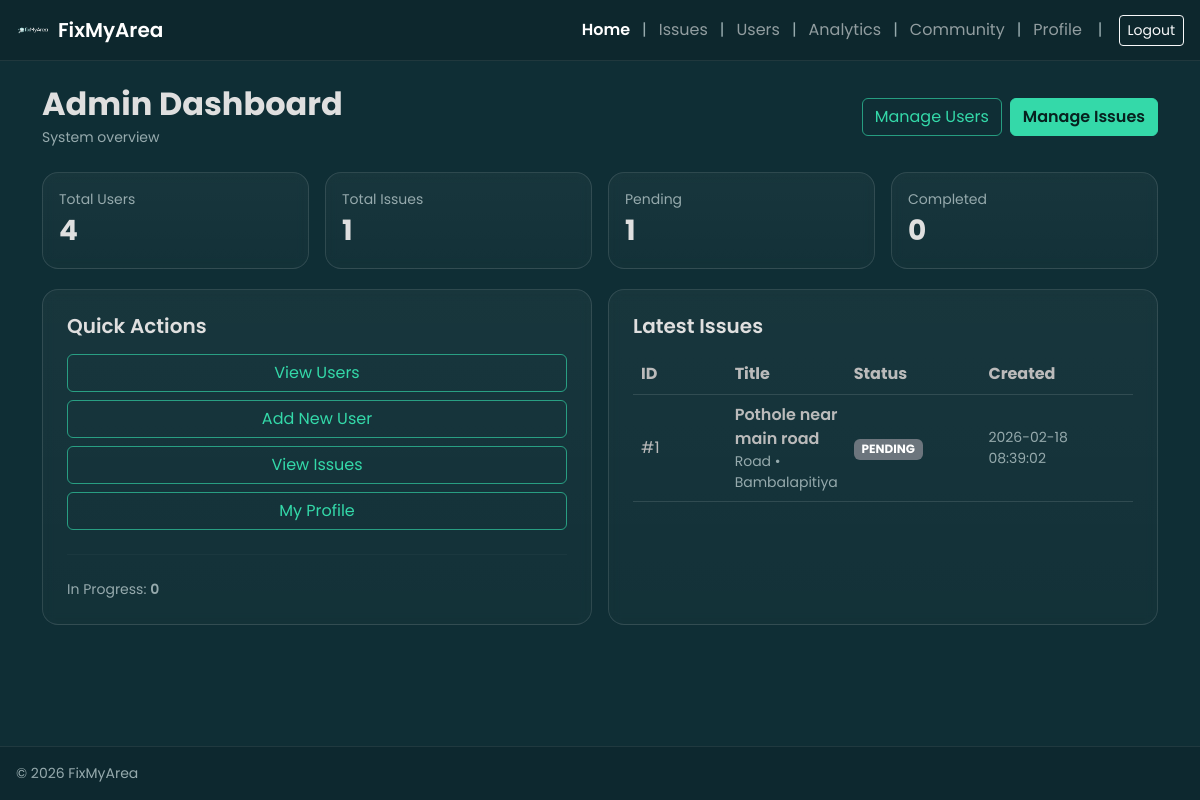
The app's page /admin/home.php (signed in) with its own data.
### tables this page shows
CREATE TABLE issues (
  issue_id INT AUTO_INCREMENT PRIMARY KEY,
  reporter_user_id INT NOT NULL,
  area_id INT NOT NULL,
  category_id INT NULL,

  title VARCHAR(200) NOT NULL,
  description TEXT NOT NULL,
  lat DECIMAL(10,7) NOT NULL,
  lng DECIMAL(10,7) NOT NULL,

  status ENUM('PENDING','ASSIGNED','IN_PROGRESS','COMPLETED','CLOSED','REOPENED','REJECTED')
    NOT NULL DEFAULT 'PENDING',

  created_at TIMESTAMP NOT NULL DEFAULT CURRENT_TIMESTAMP,

  CONSTRAINT fk_issues_reporter
    FOREIGN KEY (reporter_user_id) REFERENCES users(user_id)
    ON UPDATE CASCADE
    ON DELETE RESTRICT,

  CONSTRAINT fk_issues_area
    FOREIGN KEY (area_id) REFERENCES areas(area_id)
    ON UPDATE CASCADE
    ON DELETE RESTRICT,

  CONSTRAINT fk_issues_category
    FOREIGN KEY (category_id) REFERENCES issue_categories(category_id)
    ON UPDATE CASCADE
    ON DELETE SET NULL
);

CREATE TABLE issue_categories (
  category_id INT AUTO_INCREMENT PRIMARY KEY,
  category_name VARCHAR(100) NOT NULL UNIQUE,
  created_at TIMESTAMP NOT NULL DEFAULT CURRENT_TIMESTAMP
);

CREATE TABLE areas (
  area_id INT AUTO_INCREMENT PRIMARY KEY,
  area_name VARCHAR(100) NOT NULL UNIQUE,
  created_at TIMESTAMP NOT NULL DEFAULT CURRENT_TIMESTAMP
);

### admin/home.php (the view, shortened to what this page needs)
<?php
require_once __DIR__ . '/../config/db.php';
require_once __DIR__ . '/../includes/header.php';
$navApp = __DIR__ . '/../includes/navbar_app.php';
if (file_exists($navApp)) {
    require_once $navApp;
} else {
    require_once __DIR__ . '/../includes/navbar.php';
}
function countTable(PDO $pdo, string $table): int {
    $st = $pdo->query("SELECT COUNT(*) FROM `$table`");
    return (int)$st->fetchColumn();
}
function countIssuesByStatus(PDO $pdo, array $statuses): int {
    $in = implode(',', array_fill(0, count($statuses), '?'));
    $st = $pdo->prepare("SELECT COUNT(*) FROM issues WHERE status IN ($in)");
    $st->execute($statuses);
    return (int)$st->fetchColumn();
}
$totalUsers  = countTable($pdo, 'users');
$totalIssues = countTable($pdo, 'issues');
$pending   = countIssuesByStatus($pdo, ['PENDING']);
$inProg    = countIssuesByStatus($pdo, ['IN_PROGRESS']);
$completed = countIssuesByStatus($pdo, ['COMPLETED', 'CLOSED']);
$st = $pdo->query("
    SELECT i.issue_id, i.title, i.status, i.created_at,
           a.area_name, c.category_name
    FROM issues i
    LEFT JOIN areas a ON a.area_id = i.area_id
    LEFT JOIN issue_categories c ON c.category_id = i.category_id
    ORDER BY i.created_at DESC
    LIMIT 5
");
$latest = $st->fetchAll(PDO::FETCH_ASSOC);
function h(?string $s): string {
    return htmlspecialchars((string)$s, ENT_QUOTES, 'UTF-8');
}
?>
<div class="container py-4 app-container">
  <div class="d-flex flex-column flex-md-row justify-content-between align-items-start align-items-md-center gap-2 mb-4">
    <div>
      <h2 class="fw-bold mb-1">Admin Dashboard</h2>
      <div class="text-muted small">System overview</div>
    </div>
    <div class="d-flex gap-2">
      <a class="btn btn-outline-brand" href="<?= BASE_URL ?>/admin/manage_users.php">Manage Users</a>
      <a class="btn btn-brand" href="<?= BASE_URL ?>/admin/manage_issues.php">Manage Issues</a>
    </div>
  </div>
  <div class="row g-3">
    <div class="col-12 col-md-6 col-lg-3">
      <div class="card-dark p-3">
        <div class="text-muted small">Total Users</div>
        <div class="fs-3 fw-bold"><?= $totalUsers ?></div>
      </div>
    </div>
    <div class="col-12 col-md-6 col-lg-3">
      <div class="card-dark p-3">
        <div class="text-muted small">Total Issues</div>
        <div class="fs-3 fw-bold"><?= $totalIssues ?></div>
      </div>
    </div>
    <div class="col-12 col-md-6 col-lg-3">
      <div class="card-dark p-3">
        <div class="text-muted small">Pending</div>
        <div class="fs-3 fw-bold"><?= $pending ?></div>
      </div>
    </div>
    <div class="col-12 col-md-6 col-lg-3">
      <div class="card-dark p-3">
        <div class="text-muted small">Completed</div>
        <div class="fs-3 fw-bold"><?= $completed ?></div>
      </div>
    </div>
  </div>
  <div class="row g-3 mt-1">
    <div class="col-12 col-lg-6">
      <div class="card-dark p-4 h-100">
        <h5 class="fw-semibold mb-3">Quick Actions</h5>
        <div class="d-grid gap-2">
          <a class="btn btn-outline-brand" href="<?= BASE_URL ?>/admin/manage_users.php">View Users</a>
          <a class="btn btn-outline-brand" href="<?= BASE_URL ?>/admin/add_user.php">Add New User</a>
          <a class="btn btn-outline-brand" href="<?= BASE_URL ?>/admin/manage_issues.php">View Issues</a>
          <a class="btn btn-outline-brand" href="<?= BASE_URL ?>/admin/profile.php">My Profile</a>
        </div>
        <hr style="border-color: rgba(241,246,246,0.10);" class="my-4">
        <div class="text-muted small">In Progress: <span class="fw-semibold"><?= $inProg ?></span></div>
      </div>
    </div>
    <div class="col-12 col-lg-6">
      <div class="card-dark p-4 h-100">
        <h5 class="fw-semibold mb-3">Latest Issues</h5>
        <?php if (empty($latest)): ?>
          <div class="text-muted">No issues yet.</div>
        <?php else: ?>
          <div class="table-responsive">
            <table class="table table-dark-custom align-middle mb-0">
              <thead>
                <tr>
                  <th style="width:100px;">ID</th>
                  <th>Title</th>
                  <th style="width:140px;">Status</th>
                  <th style="width:160px;">Created</th>
                </tr>
              </thead>
              <tbody>
                <?php foreach ($latest as $r): ?>
                  <tr>
                    <td>#<?= (int)$r['issue_id'] ?></td>
                    <td>
                      <div class="fw-semibold"><?= h($r['title']) ?></div>
                      <div class="small text-muted">
                        <?= h($r['category_name'] ?? '—') ?> • <?= h($r['area_name'] ?? '—') ?>
                      </div>
                    </td>
                    <td><span class="badge bg-secondary"><?= h($r['status']) ?></span></td>
                    <td class="text-muted small"><?= h($r['created_at']) ?></td>
                  </tr>
                <?php endforeach; ?>
              </tbody>
            </table>
          </div>
        <?php endif; ?>
      </div>
    </div>
  </div>
</div>
<?php require_once __DIR__ . '/../includes/footer_internal.php'; ?>

### public/assets/css/theme.css (style rules this page uses)
html, body { height:100%; margin:0; }
body { min-height:100vh; display:flex; flex-direction:column; font-family: "Poppins", system-ui, -apple-system, Segoe UI, Roboto, Arial, sans-serif; background: radial-gradient(1200px 800px at -301% 10%, var(--brand-700), var(--bg)); color: var(--text-700); }
.app-container { flex:1; }
:root { --brand-900:#12363D; --brand-800:#173C45; --brand-700:#234F51; --accent-500:#34D9A9; --accent-600:#34AB90; --text-100:#404040; --text-300:#B3D8D6; --muted-400:#96AAAD; --muted-600:#4F696E; --text-700: #dfdfdf; --text-800: #bbbbbb; --text-900: #999999; --bg:#0F2E35; --card:#0F343B; --border:rgba(241,246,246,0.12); --radius:16px; }
.card-dark { background: linear-gradient(180deg, rgba(255,255,255,0.04), rgba(255,255,255,0.02)); border: 1px solid var(--border); border-radius: var(--radius); backdrop-filter: blur(6px); }
.text-muted { color: var(--muted-400) !important; }
.btn-brand { background: var(--accent-500); border-color: var(--accent-500); color: #07211F; font-weight: 600; }
.btn-outline-brand { border: 1px solid rgba(52,217,169,0.65); color: var(--accent-500); }
a { color: var(--accent-500); }
.table-dark-custom { --bs-table-bg: transparent; --bs-table-color: var(--text-800); border-color: var(--border); }
.table-dark-custom th, .table-dark-custom td { border-color: var(--border); }

### includes/header.php (style rules this page uses)
body { font-family: "Poppins", sans-serif; }

### records on screen
issues: issue_id "1", title "Pothole near main road", category.category_name "Road", area.area_name "Bambalapitiya", status "PENDING", created_at "2026-02-18 08:39:02"

### other values on screen
$label "Home"
$label "Issues"
$label "Users"
$label "Analytics"
$label "Community"
$label "Profile"
$totalUsers "4"
$totalIssues "1"
$pending "1"
$completed "0"
$inProg "0"
